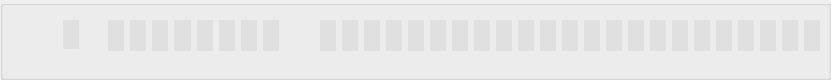
     <widget class="QGroupBox" name="add1Bits">
      <property name="geometry">
       <rect>
        <x>100</x>
        <y>110</y>
        <width>831</width>
        <height>80</height>
       </rect>
      </property>
      <property name="title">
       <string/>
      </property>
      <widget class="QWidget" name="layoutWidget_2">
       <property name="geometry">
        <rect>
         <x>320</x>
         <y>20</y>
         <width>500</width>
         <height>31</height>
        </rect>
       </property>
       <property name="font">
        <font>
         <family>Athiti</family>
         <pointsize>11</pointsize>
        </font>
       </property>
       <layout class="QHBoxLayout" name="horizontalLayout_5">
        <property name="rightMargin">
         <number>0</number>
        </property>
        <item>
         <widget class="QLabel" name="lbl1_10">
          <property name="font">
           <font>
            <family>Athiti</family>
            <pointsize>11</pointsize>
           </font>
          </property>
          <property name="styleSheet">
           <string notr="true">background-color: rgb(224,224,224);</string>
          </property>
          <property name="text">
           <string/>
          </property>
         </widget>
        </item>
        <item>
         <widget class="QLabel" name="lbl1_11">
          <property name="font">
           <font>
            <family>Athiti</family>
            <pointsize>11</pointsize>
           </font>
          </property>
          <property name="styleSheet">
           <string notr="true">background-color: rgb(224,224,224);</string>
          </property>
          <property name="text">
           <string/>
          </property>
         </widget>
        </item>
        <item>
         <widget class="QLabel" name="lbl1_12">
          <property name="font">
           <font>
            <family>Athiti</family>
            <pointsize>11</pointsize>
           </font>
          </property>
          <property name="styleSheet">
           <string notr="true">background-color: rgb(224,224,224);</string>
          </property>
          <property name="text">
           <string/>
          </property>
         </widget>
        </item>
        <item>
         <widget class="QLabel" name="lbl1_13">
          <property name="font">
           <font>
            <family>Athiti</family>
            <pointsize>11</pointsize>
           </font>
          </property>
          <property name="styleSheet">
           <string notr="true">background-color: rgb(224,224,224);</string>
          </property>
          <property name="text">
           <string/>
          </property>
         </widget>
        </item>
        <item>
         <widget class="QLabel" name="lbl1_14">
          <property name="font">
           <font>
            <family>Athiti</family>
            <pointsize>11</pointsize>
           </font>
          </property>
          <property name="styleSheet">
           <string notr="true">background-color: rgb(224,224,224);</string>
          </property>
          <property name="text">
           <string/>
          </property>
         </widget>
        </item>
        <item>
         <widget class="QLabel" name="lbl1_15">
          <property name="font">
           <font>
            <family>Athiti</family>
            <pointsize>11</pointsize>
           </font>
          </property>
          <property name="styleSheet">
           <string notr="true">background-color: rgb(224,224,224);</string>
          </property>
          <property name="text">
           <string/>
          </property>
         </widget>
        </item>
        <item>
         <widget class="QLabel" name="lbl1_16">
          <property name="font">
           <font>
            <family>Athiti</family>
            <pointsize>11</pointsize>
           </font>
          </property>
          <property name="styleSheet">
           <string notr="true">background-color: rgb(224,224,224);</string>
          </property>
          <property name="text">
           <string/>
          </property>
         </widget>
        </item>
        <item>
         <widget class="QLabel" name="lbl1_17">
          <property name="font">
           <font>
            <family>Athiti</family>
            <pointsize>11</pointsize>
           </font>
          </property>
          <property name="styleSheet">
           <string notr="true">background-color: rgb(224,224,224);</string>
          </property>
          <property name="text">
           <string/>
          </property>
         </widget>
        </item>
        <item>
         <widget class="QLabel" name="lbl1_18">
          <property name="font">
           <font>
            <family>Athiti</family>
            <pointsize>11</pointsize>
           </font>
          </property>
          <property name="styleSheet">
           <string notr="true">background-color: rgb(224,224,224);</string>
          </property>
          <property name="text">
           <string/>
          </property>
         </widget>
        </item>
        <item>
         <widget class="QLabel" name="lbl1_19">
          <property name="font">
           <font>
            <family>Athiti</family>
            <pointsize>11</pointsize>
           </font>
          </property>
          <property name="styleSheet">
           <string notr="true">background-color: rgb(224,224,224);</string>
          </property>
          <property name="text">
           <string/>
          </property>
         </widget>
        </item>
        <item>
         <widget class="QLabel" name="lbl1_20">
          <property name="font">
           <font>
            <family>Athiti</family>
            <pointsize>11</pointsize>
           </font>
          </property>
          <property name="styleSheet">
           <string notr="true">background-color: rgb(224,224,224);</string>
          </property>
          <property name="text">
           <string/>
          </property>
         </widget>
        </item>
        <item>
         <widget class="QLabel" name="lbl1_21">
          <property name="font">
           <font>
            <family>Athiti</family>
            <pointsize>11</pointsize>
           </font>
          </property>
          <property name="styleSheet">
           <string notr="true">background-color: rgb(224,224,224);</string>
          </property>
          <property name="text">
           <string/>
          </property>
         </widget>
        </item>
        <item>
         <widget class="QLabel" name="lbl1_22">
          <property name="font">
           <font>
            <family>Athiti</family>
            <pointsize>11</pointsize>
           </font>
          </property>
          <property name="styleSheet">
           <string notr="true">background-color: rgb(224,224,224);</string>
          </property>
          <property name="text">
           <string/>
          </property>
         </widget>
        </item>
        <item>
         <widget class="QLabel" name="lbl1_23">
          <property name="font">
           <font>
            <family>Athiti</family>
            <pointsize>11</pointsize>
           </font>
          </property>
          <property name="styleSheet">
           <string notr="true">background-color: rgb(224,224,224);</string>
          </property>
          <property name="text">
           <string/>
          </property>
         </widget>
        </item>
        <item>
         <widget class="QLabel" name="lbl1_24">
          <property name="font">
           <font>
            <family>Athiti</family>
            <pointsize>11</pointsize>
           </font>
          </property>
          <property name="styleSheet">
           <string notr="true">background-color: rgb(224,224,224);</string>
          </property>
          <property name="text">
           <string/>
          </property>
         </widget>
        </item>
        <item>
         <widget class="QLabel" name="lbl1_25">
          <property name="font">
           <font>
            <family>Athiti</family>
            <pointsize>11</pointsize>
           </font>
          </property>
          <property name="styleSheet">
           <string notr="true">background-color: rgb(224,224,224);</string>
          </property>
          <property name="text">
           <string/>
          </property>
         </widget>
        </item>
        <item>
         <widget class="QLabel" name="lbl1_26">
          <property name="font">
           <font>
            <family>Athiti</family>
            <pointsize>11</pointsize>
           </font>
          </property>
          <property name="styleSheet">
           <string notr="true">background-color: rgb(224,224,224);</string>
          </property>
          <property name="text">
           <string/>
          </property>
         </widget>
        </item>
        <item>
         <widget class="QLabel" name="lbl1_27">
          <property name="font">
           <font>
            <family>Athiti</family>
            <pointsize>11</pointsize>
           </font>
          </property>
          <property name="styleSheet">
           <string notr="true">background-color: rgb(224,224,224);</string>
          </property>
          <property name="text">
           <string/>
          </property>
         </widget>
        </item>
        <item>
         <widget class="QLabel" name="lbl1_28">
          <property name="font">
           <font>
            <family>Athiti</family>
            <pointsize>11</pointsize>
           </font>
          </property>
          <property name="styleSheet">
           <string notr="true">background-color: rgb(224,224,224);</string>
          </property>
          <property name="text">
           <string/>
          </property>
         </widget>
        </item>
        <item>
         <widget class="QLabel" name="lbl1_29">
          <property name="font">
           <font>
            <family>Athiti</family>
            <pointsize>11</pointsize>
           </font>
          </property>
          <property name="styleSheet">
           <string notr="true">background-color: rgb(224,224,224);</string>
          </property>
          <property name="text">
           <string/>
          </property>
         </widget>
        </item>
        <item>
         <widget class="QLabel" name="lbl1_30">
          <property name="font">
           <font>
            <family>Athiti</family>
            <pointsize>11</pointsize>
           </font>
          </property>
          <property name="styleSheet">
           <string notr="true">background-color: rgb(224,224,224);</string>
          </property>
          <property name="text">
           <string/>
          </property>
         </widget>
        </item>
        <item>
         <widget class="QLabel" name="lbl1_31">
          <property name="font">
           <font>
            <family>Athiti</family>
            <pointsize>11</pointsize>
           </font>
          </property>
          <property name="styleSheet">
           <string notr="true">background-color: rgb(224,224,224);</string>
          </property>
          <property name="text">
           <string/>
          </property>
         </widget>
        </item>
        <item>
         <widget class="QLabel" name="lbl1_32">
          <property name="font">
           <font>
            <family>Athiti</family>
            <pointsize>11</pointsize>
           </font>
          </property>
          <property name="styleSheet">
           <string notr="true">background-color: rgb(224,224,224);</string>
          </property>
          <property name="text">
           <string/>
          </property>
         </widget>
        </item>
       </layout>
      </widget>
      <widget class="QWidget" name="layoutWidget">
       <property name="geometry">
        <rect>
         <x>108</x>
         <y>20</y>
         <width>171</width>
         <height>31</height>
        </rect>
       </property>
       <layout class="QHBoxLayout" name="horizontalLayout_4">
        <item>
         <widget class="QLabel" name="lbl1_2">
          <property name="font">
           <font>
            <family>Athiti</family>
            <pointsize>11</pointsize>
           </font>
          </property>
          <property name="styleSheet">
           <string notr="true">background-color: rgb(224,224,224);</string>
          </property>
          <property name="text">
           <string/>
          </property>
         </widget>
        </item>
        <item>
         <widget class="QLabel" name="lbl1_3">
          <property name="font">
           <font>
            <family>Athiti</family>
            <pointsize>11</pointsize>
           </font>
          </property>
          <property name="styleSheet">
           <string notr="true">background-color: rgb(224,224,224);</string>
          </property>
          <property name="text">
           <string/>
          </property>
         </widget>
        </item>
        <item>
         <widget class="QLabel" name="lbl1_4">
          <property name="font">
           <font>
            <family>Athiti</family>
            <pointsize>11</pointsize>
           </font>
          </property>
          <property name="styleSheet">
           <string notr="true">background-color: rgb(224,224,224);</string>
          </property>
          <property name="text">
           <string/>
          </property>
         </widget>
        </item>
        <item>
         <widget class="QLabel" name="lbl1_5">
          <property name="font">
           <font>
            <family>Athiti</family>
            <pointsize>11</pointsize>
           </font>
          </property>
          <property name="styleSheet">
           <string notr="true">background-color: rgb(224,224,224);</string>
          </property>
          <property name="text">
           <string/>
          </property>
         </widget>
        </item>
        <item>
         <widget class="QLabel" name="lbl1_6">
          <property name="font">
           <font>
            <family>Athiti</family>
            <pointsize>11</pointsize>
           </font>
          </property>
          <property name="styleSheet">
           <string notr="true">background-color: rgb(224,224,224);</string>
          </property>
          <property name="text">
           <string/>
          </property>
         </widget>
        </item>
        <item>
         <widget class="QLabel" name="lbl1_7">
          <property name="font">
           <font>
            <family>Athiti</family>
            <pointsize>11</pointsize>
           </font>
          </property>
          <property name="styleSheet">
           <string notr="true">background-color: rgb(224,224,224);</string>
          </property>
          <property name="text">
           <string/>
          </property>
         </widget>
        </item>
        <item>
         <widget class="QLabel" name="lbl1_8">
          <property name="font">
           <font>
            <family>Athiti</family>
            <pointsize>11</pointsize>
           </font>
          </property>
          <property name="styleSheet">
           <string notr="true">background-color: rgb(224,224,224);</string>
          </property>
          <property name="text">
           <string/>
          </property>
         </widget>
        </item>
        <item>
         <widget class="QLabel" name="lbl1_9">
          <property name="font">
           <font>
            <family>Athiti</family>
            <pointsize>11</pointsize>
           </font>
          </property>
          <property name="styleSheet">
           <string notr="true">background-color: rgb(224,224,224);</string>
          </property>
          <property name="text">
           <string/>
          </property>
         </widget>
        </item>
       </layout>
      </widget>
      <widget class="QLabel" name="lbl1_1">
       <property name="geometry">
        <rect>
         <x>63</x>
         <y>20</y>
         <width>16</width>
         <height>29</height>
        </rect>
       </property>
       <property name="font">
        <font>
         <family>Athiti</family>
         <pointsize>11</pointsize>
        </font>
       </property>
       <property name="styleSheet">
        <string notr="true">background-color: rgb(224,224,224);</string>
       </property>
       <property name="text">
        <string/>
       </property>
      </widget>
     </widget>
